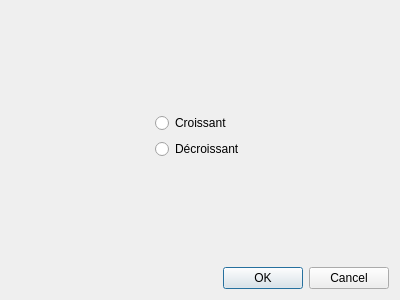
<?xml version="1.0" encoding="UTF-8"?>
<ui version="4.0">
 <class>DialogTrier</class>
 <widget class="QDialog" name="DialogTrier">
  <property name="geometry">
   <rect>
    <x>0</x>
    <y>0</y>
    <width>400</width>
    <height>300</height>
   </rect>
  </property>
  <property name="sizePolicy">
   <sizepolicy hsizetype="Expanding" vsizetype="Expanding">
    <horstretch>0</horstretch>
    <verstretch>0</verstretch>
   </sizepolicy>
  </property>
  <property name="minimumSize">
   <size>
    <width>100</width>
    <height>100</height>
   </size>
  </property>
  <property name="windowTitle">
   <string>Dialog</string>
  </property>
  <layout class="QVBoxLayout" name="verticalLayout_3">
   <item>
    <layout class="QVBoxLayout" name="verticalLayout_2">
     <item>
      <spacer name="verticalSpacer">
       <property name="orientation">
        <enum>Qt::Vertical</enum>
       </property>
       <property name="sizeHint" stdset="0">
        <size>
         <width>20</width>
         <height>40</height>
        </size>
       </property>
      </spacer>
     </item>
     <item>
      <layout class="QHBoxLayout" name="horizontalLayout">
       <item>
        <spacer name="horizontalSpacer">
         <property name="orientation">
          <enum>Qt::Horizontal</enum>
         </property>
         <property name="sizeHint" stdset="0">
          <size>
           <width>40</width>
           <height>20</height>
          </size>
         </property>
        </spacer>
       </item>
       <item>
        <layout class="QVBoxLayout" name="verticalLayout">
         <item>
          <widget class="QRadioButton" name="_myRBCroissant">
           <property name="text">
            <string>Croissant</string>
           </property>
          </widget>
         </item>
         <item>
          <widget class="QRadioButton" name="_myRBDecroissant">
           <property name="text">
            <string>Décroissant</string>
           </property>
          </widget>
         </item>
        </layout>
       </item>
       <item>
        <spacer name="horizontalSpacer_2">
         <property name="orientation">
          <enum>Qt::Horizontal</enum>
         </property>
         <property name="sizeHint" stdset="0">
          <size>
           <width>40</width>
           <height>20</height>
          </size>
         </property>
        </spacer>
       </item>
      </layout>
     </item>
     <item>
      <spacer name="verticalSpacer_2">
       <property name="orientation">
        <enum>Qt::Vertical</enum>
       </property>
       <property name="sizeHint" stdset="0">
        <size>
         <width>20</width>
         <height>40</height>
        </size>
       </property>
      </spacer>
     </item>
    </layout>
   </item>
   <item>
    <widget class="QDialogButtonBox" name="buttonBox">
     <property name="orientation">
      <enum>Qt::Horizontal</enum>
     </property>
     <property name="standardButtons">
      <set>QDialogButtonBox::Cancel|QDialogButtonBox::Ok</set>
     </property>
    </widget>
   </item>
  </layout>
 </widget>
 <resources/>
 <connections>
  <connection>
   <sender>buttonBox</sender>
   <signal>accepted()</signal>
   <receiver>DialogTrier</receiver>
   <slot>accept()</slot>
   <hints>
    <hint type="sourcelabel">
     <x>248</x>
     <y>254</y>
    </hint>
    <hint type="destinationlabel">
     <x>157</x>
     <y>274</y>
    </hint>
   </hints>
  </connection>
  <connection>
   <sender>buttonBox</sender>
   <signal>rejected()</signal>
   <receiver>DialogTrier</receiver>
   <slot>reject()</slot>
   <hints>
    <hint type="sourcelabel">
     <x>316</x>
     <y>260</y>
    </hint>
    <hint type="destinationlabel">
     <x>286</x>
     <y>274</y>
    </hint>
   </hints>
  </connection>
 </connections>
</ui>
